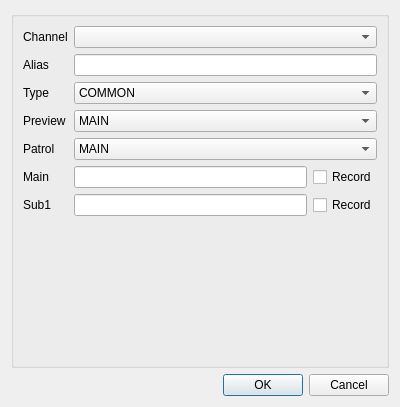
<?xml version="1.0" encoding="UTF-8"?>
<ui version="4.0">
 <class>DlgDevInfo</class>
 <widget class="QDialog" name="DlgDevInfo">
  <property name="windowModality">
   <enum>Qt::WindowModal</enum>
  </property>
  <property name="geometry">
   <rect>
    <x>0</x>
    <y>0</y>
    <width>400</width>
    <height>407</height>
   </rect>
  </property>
  <property name="windowTitle">
   <string>device info</string>
  </property>
  <property name="styleSheet">
   <string notr="true"/>
  </property>
  <property name="modal">
   <bool>true</bool>
  </property>
  <layout class="QGridLayout" name="gridLayout">
   <item row="0" column="0">
    <widget class="QGroupBox" name="groupBox">
     <property name="title">
      <string/>
     </property>
     <layout class="QGridLayout" name="gridLayout_2">
      <item row="5" column="1">
       <widget class="QLineEdit" name="lineEditRtspUrlMain">
        <property name="maxLength">
         <number>128</number>
        </property>
       </widget>
      </item>
      <item row="2" column="0">
       <widget class="QLabel" name="label_3">
        <property name="text">
         <string>Type</string>
        </property>
       </widget>
      </item>
      <item row="1" column="0">
       <widget class="QLabel" name="label_2">
        <property name="text">
         <string>Alias</string>
        </property>
       </widget>
      </item>
      <item row="5" column="0">
       <widget class="QLabel" name="label_4">
        <property name="text">
         <string>Main</string>
        </property>
       </widget>
      </item>
      <item row="5" column="2">
       <widget class="QCheckBox" name="checkBoxRecordMain">
        <property name="text">
         <string>Record</string>
        </property>
       </widget>
      </item>
      <item row="3" column="1" colspan="2">
       <widget class="QComboBox" name="comboBoxPreviewIndex">
        <item>
         <property name="text">
          <string>MAIN</string>
         </property>
        </item>
        <item>
         <property name="text">
          <string>SUB1</string>
         </property>
        </item>
       </widget>
      </item>
      <item row="6" column="1">
       <widget class="QLineEdit" name="lineEditRtspUrlSub1">
        <property name="maxLength">
         <number>128</number>
        </property>
       </widget>
      </item>
      <item row="1" column="1" colspan="2">
       <widget class="QLineEdit" name="lineEditAlias">
        <property name="maxLength">
         <number>64</number>
        </property>
       </widget>
      </item>
      <item row="0" column="0">
       <widget class="QLabel" name="label">
        <property name="text">
         <string>Channel</string>
        </property>
       </widget>
      </item>
      <item row="0" column="1" colspan="2">
       <widget class="QComboBox" name="comboBoxChannels"/>
      </item>
      <item row="2" column="1" colspan="2">
       <widget class="QComboBox" name="comboBoxType">
        <item>
         <property name="text">
          <string>COMMON</string>
         </property>
        </item>
        <item>
         <property name="text">
          <string>FISHEYE</string>
         </property>
        </item>
       </widget>
      </item>
      <item row="6" column="0">
       <widget class="QLabel" name="label_5">
        <property name="text">
         <string>Sub1</string>
        </property>
       </widget>
      </item>
      <item row="7" column="0" colspan="2">
       <spacer name="verticalSpacer">
        <property name="orientation">
         <enum>Qt::Vertical</enum>
        </property>
        <property name="sizeHint" stdset="0">
         <size>
          <width>20</width>
          <height>40</height>
         </size>
        </property>
       </spacer>
      </item>
      <item row="3" column="0">
       <widget class="QLabel" name="label_6">
        <property name="text">
         <string>Preview</string>
        </property>
       </widget>
      </item>
      <item row="6" column="2">
       <widget class="QCheckBox" name="checkBoxRecordSub1">
        <property name="text">
         <string>Record</string>
        </property>
       </widget>
      </item>
      <item row="4" column="0">
       <widget class="QLabel" name="label_7">
        <property name="text">
         <string>Patrol</string>
        </property>
       </widget>
      </item>
      <item row="4" column="1" colspan="2">
       <widget class="QComboBox" name="comboBoxPatrolIndex">
        <item>
         <property name="text">
          <string>MAIN</string>
         </property>
        </item>
        <item>
         <property name="text">
          <string>SUB1</string>
         </property>
        </item>
       </widget>
      </item>
     </layout>
    </widget>
   </item>
   <item row="1" column="0">
    <widget class="QDialogButtonBox" name="buttonBox">
     <property name="orientation">
      <enum>Qt::Horizontal</enum>
     </property>
     <property name="standardButtons">
      <set>QDialogButtonBox::Cancel|QDialogButtonBox::Ok</set>
     </property>
    </widget>
   </item>
  </layout>
 </widget>
 <resources/>
 <connections>
  <connection>
   <sender>buttonBox</sender>
   <signal>accepted()</signal>
   <receiver>DlgDevInfo</receiver>
   <slot>accept()</slot>
   <hints>
    <hint type="sourcelabel">
     <x>248</x>
     <y>254</y>
    </hint>
    <hint type="destinationlabel">
     <x>157</x>
     <y>274</y>
    </hint>
   </hints>
  </connection>
  <connection>
   <sender>buttonBox</sender>
   <signal>rejected()</signal>
   <receiver>DlgDevInfo</receiver>
   <slot>reject()</slot>
   <hints>
    <hint type="sourcelabel">
     <x>316</x>
     <y>260</y>
    </hint>
    <hint type="destinationlabel">
     <x>286</x>
     <y>274</y>
    </hint>
   </hints>
  </connection>
 </connections>
</ui>
